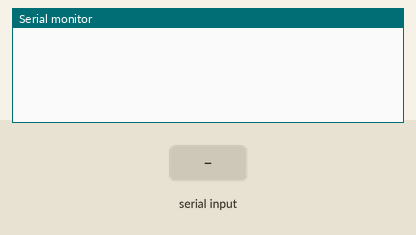
Recording of a sketch running on a simulated Arduino Uno, built with avr-gcc and run on an emulated ATmega328P. Parts: the last lines printed to the serial monitor. Inputs (shaded band) come from the test bench.

Above: at 1.2 s.
1.3 s: "GET_WIFI\n" received over Serial
At 2.3 s:
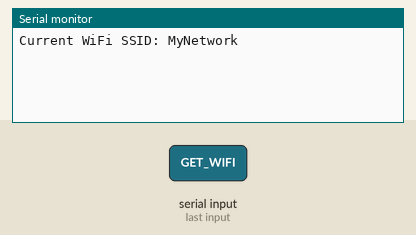
2.8 s: "SET_WIFI_SSID:\n" received over Serial
At 3.5 s:
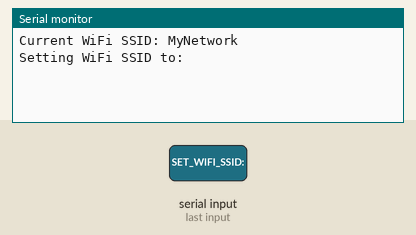
4.3 s: "1\n" received over Serial
At 4.8 s:
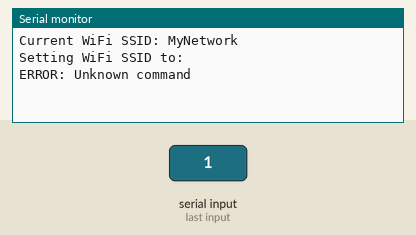

Measured:
- after the input at 1.3 s, the serial monitor: prints a new line at once (image 1)
- after the input at 2.8 s, the serial monitor: prints a new line at once (image 2)
- after the input at 4.3 s, the serial monitor: prints a new line at once (image 3)

The sketch:

comman_receiver_test.ino
```cpp
void setup() {
  // Initialize serial communication at 115200 baud rate
  Serial.begin(115200);
}

void loop() {
  // Check if data is available to read from the serial port
  if (Serial.available()) {
    // Read the incoming command
    String command = Serial.readStringUntil('\n');

    // Process the command
    if (command == "GET_WIFI") {
      // For demonstration purposes, let's say this command returns the current WiFi SSID
      Serial.println("Current WiFi SSID: MyNetwork");
    } else if (command.startsWith("SET_WIFI_SSID:")) {
      // Extract the SSID from the command
      String ssid = command.substring(14); // 14 is the length of "SET_WIFI_SSID:"
      // Here, you'd typically set the WiFi SSID using the ESP32's WiFi library
      // For demonstration purposes, we'll just print it out
      Serial.println("Setting WiFi SSID to: " + ssid);
    } else {
      // If the command is not recognized, send an error message
      Serial.println("ERROR: Unknown command");
    }
  }

  // Small delay to prevent flooding the serial port
  delay(10);
}
```
